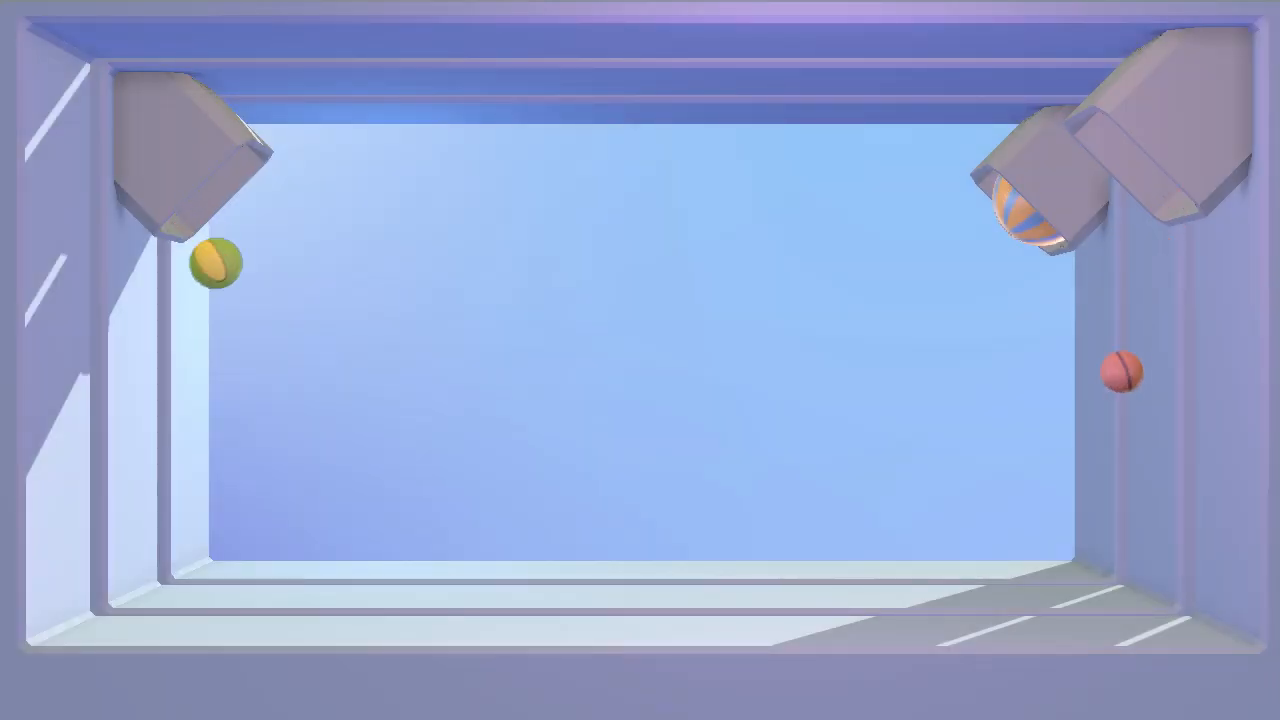
#> input picture frame 65 of labo_9/bouncing.mp4.mp4, 1280 x 720 px
$ python ejer_4.py
#> lines starting #> are read from the running program, lines starting #| are printed output that depends on the picture; after the words box and inside, x2 and y2 are one past the last pixel; in counts of white or black regions, pixels touching at a corner belong together
import cv2
import numpy as np

def main():
    cap = cv2.VideoCapture('bouncing.mp4.mp4')

    fgbg = cv2.createBackgroundSubtractorMOG2(history=500, varThreshold=50, detectShadows=True)

    print("Procesando video... Presiona 'q' para salir.")

    while cap.isOpened():
        ret, frame = cap.read()
#> frame is the input picture: shape (720, 1280, 3); mean B, G, R 212.7, 167.2, 149.4
        if not ret:
            break

        frame = cv2.resize(frame, (600, 400))
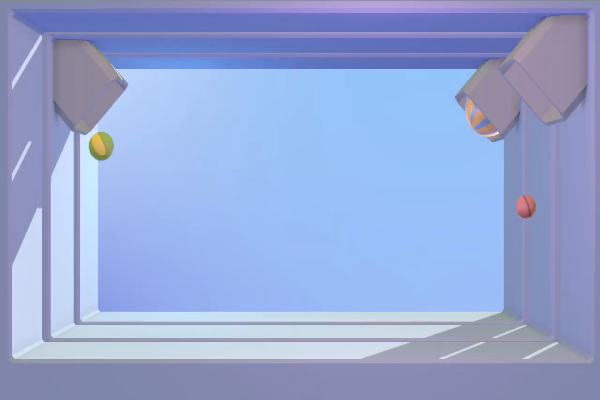
#> frame: shape (400, 600, 3); mean B, G, R 212.7, 167.2, 149.4

        fgmask = fgbg.apply(frame)
#> fgmask: shape (400, 600); every value is 127

        fgmask = cv2.medianBlur(fgmask, 5)

        contours, _ = cv2.findContours(fgmask, cv2.RETR_EXTERNAL, cv2.CHAIN_APPROX_SIMPLE)
#> contours = [[[0, 0], [0, 399], [599, 399], [599, 0]]]

        for cnt in contours:
            if cv2.contourArea(cnt) > 500:
                cv2.drawContours(frame, [cnt], -1, (0, 255, 0), 2)

                M = cv2.moments(cnt)
                if M["m00"] != 0:
                    cx = int(M["m10"] / M["m00"])
                    cy = int(M["m01"] / M["m00"])
                    cv2.circle(frame, (cx, cy), 5, (0, 0, 255), -1)
#> this loop made 1 pass
#> (cnt, cx, cy) on pass 1: ([[0, 0], [0, 399], [599, 399], [599, 0]], 299, 199)
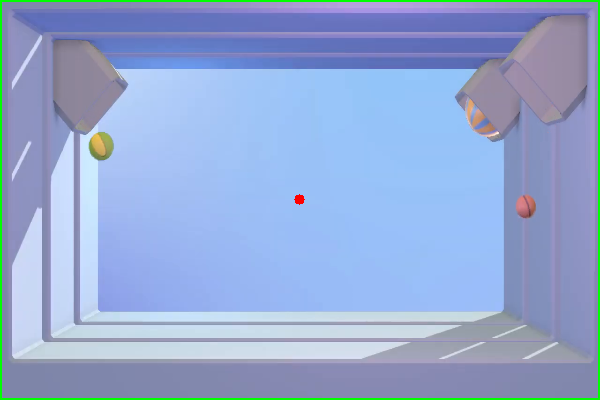
#> frame: shape (400, 600, 3); 1.69% of pixels changed, all inside (x1, y1, x2, y2) = (0, 0, 600, 400)

        cv2.imshow('Contornos en Movimiento - Julian', frame)
        cv2.imshow('Mascara de Movimiento', fgmask)

        if cv2.waitKey(1) & 0xFF == 27:
#> (key Esc is pressed here)
            break

    cap.release()
    cv2.destroyAllWindows()

if __name__ == "__main__":
    main()

$ run again, starting later in the video
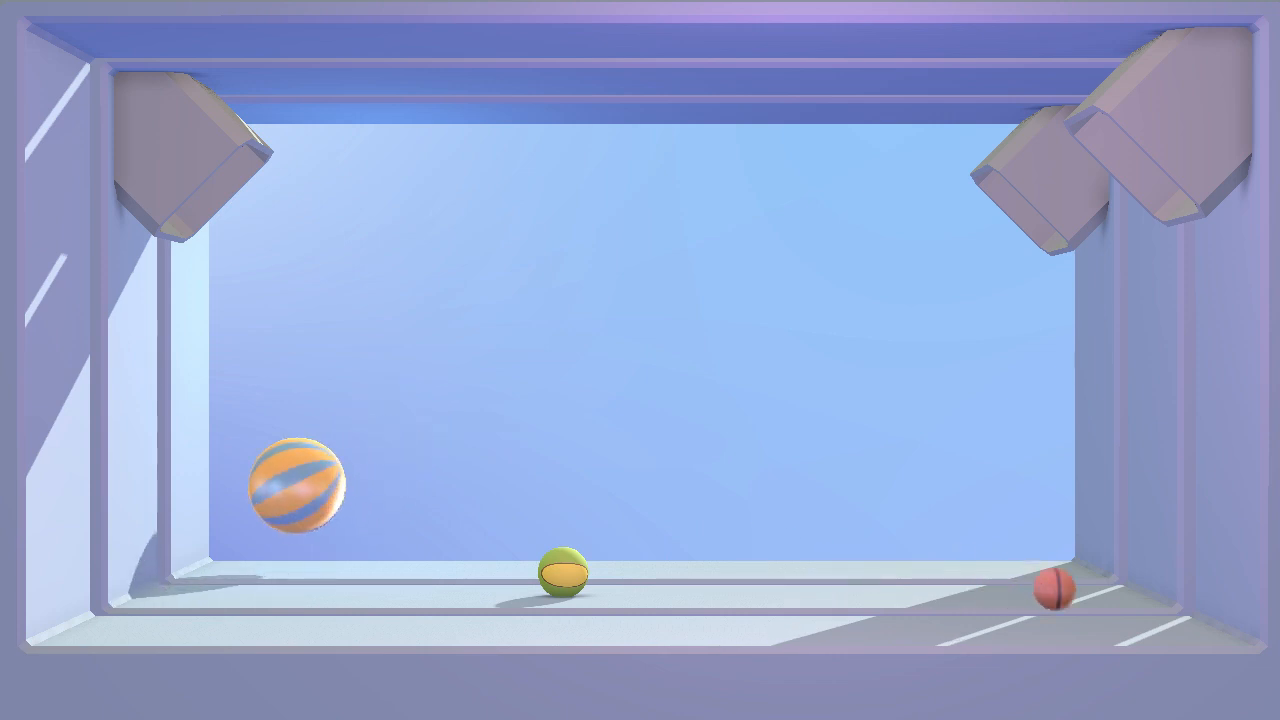
#> input picture frame 292 of labo_9/bouncing.mp4.mp4, 1280 x 720 px
#> in main, frame is the input picture: shape (720, 1280, 3); mean B, G, R 212.2, 167, 149.5
#> in main, `frame = cv2.resize(frame, (600, 400))`:
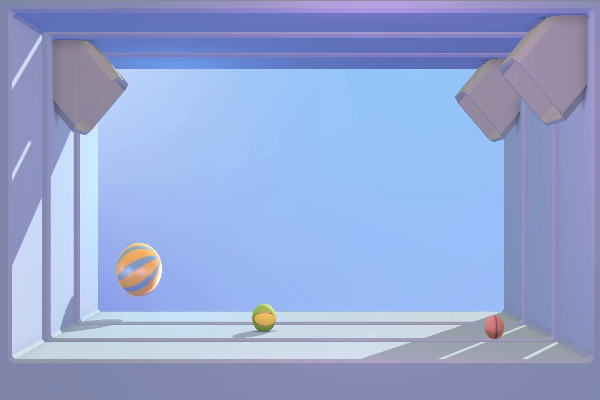
#> frame: shape (400, 600, 3); mean B, G, R 212.2, 167.1, 149.6
#> fgmask: shape (400, 600); every value is 127
#> contours = [[[0, 0], [0, 399], [599, 399], [599, 0]]]
#> the loop in main, `for cnt in contours:` made 1 pass
#> (cnt, cx, cy) on pass 1: ([[0, 0], [0, 399], [599, 399], [599, 0]], 299, 199)
#> after the loop in main, `for cnt in contours:`:
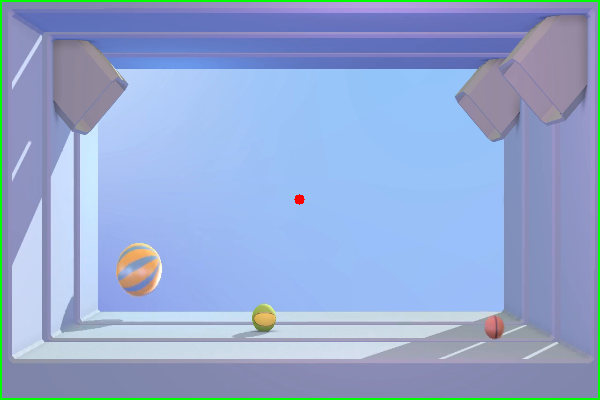
#> frame: shape (400, 600, 3); 1.69% of pixels changed, all inside (x1, y1, x2, y2) = (0, 0, 600, 400)

$ run again, starting later in the video
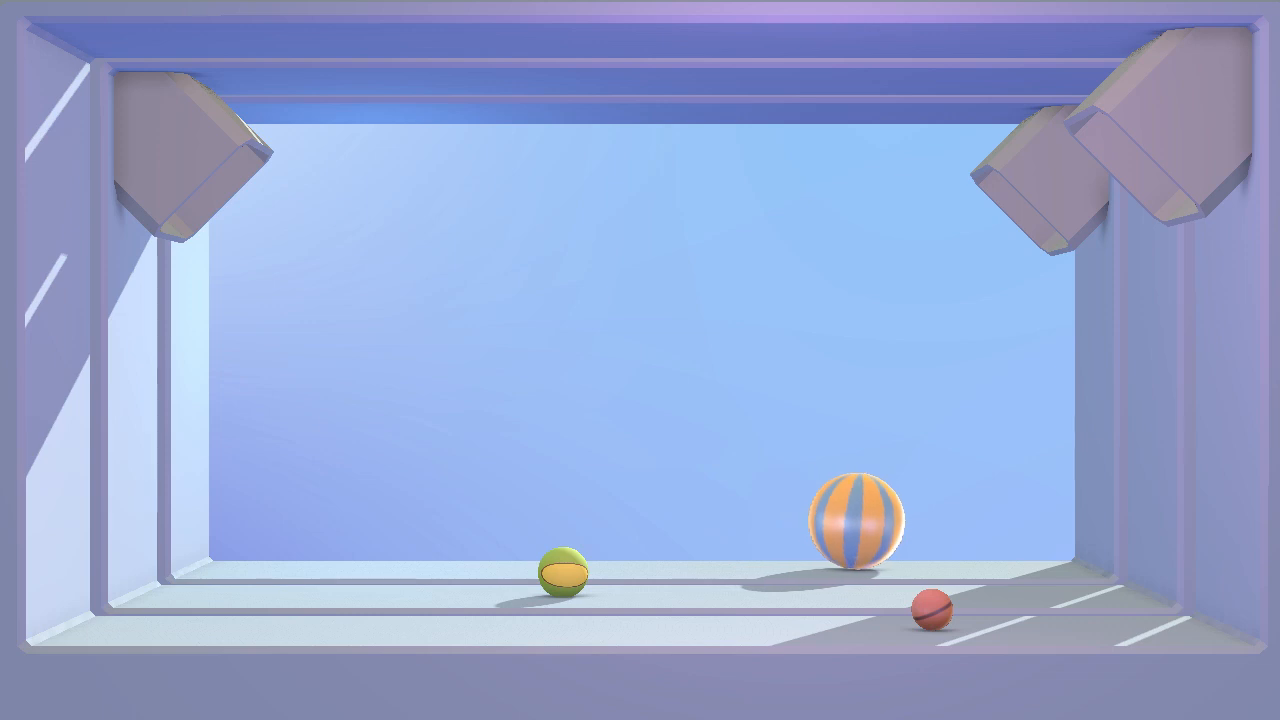
#> input picture frame 520 of labo_9/bouncing.mp4.mp4, 1280 x 720 px
#> in main, frame is the input picture: shape (720, 1280, 3); mean B, G, R 212.1, 166.9, 149.4
#> in main, `frame = cv2.resize(frame, (600, 400))`:
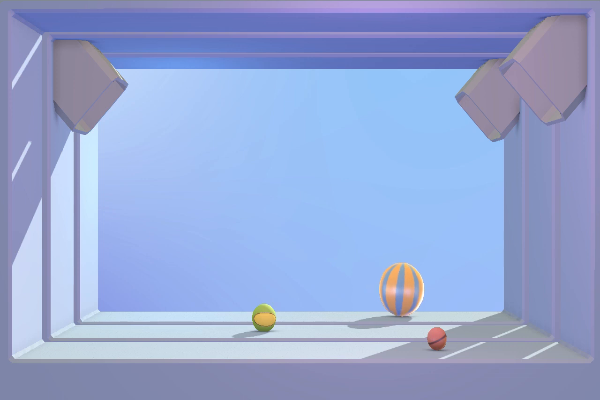
#> frame: shape (400, 600, 3); mean B, G, R 212.1, 166.9, 149.5
#> fgmask: shape (400, 600); every value is 127
#> contours = [[[0, 0], [0, 399], [599, 399], [599, 0]]]
#> the loop in main, `for cnt in contours:` made 1 pass
#> (cnt, cx, cy) on pass 1: ([[0, 0], [0, 399], [599, 399], [599, 0]], 299, 199)
#> after the loop in main, `for cnt in contours:`:
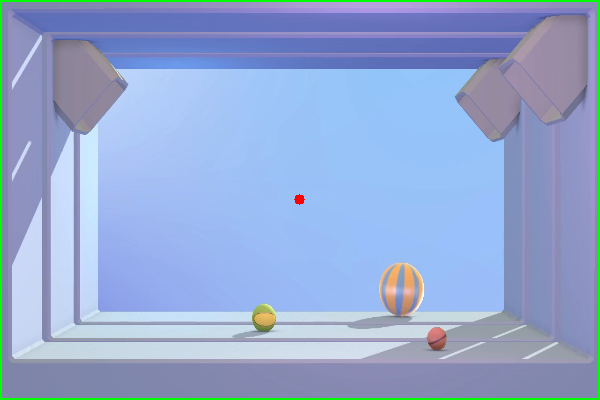
#> frame: shape (400, 600, 3); 1.69% of pixels changed, all inside (x1, y1, x2, y2) = (0, 0, 600, 400)
